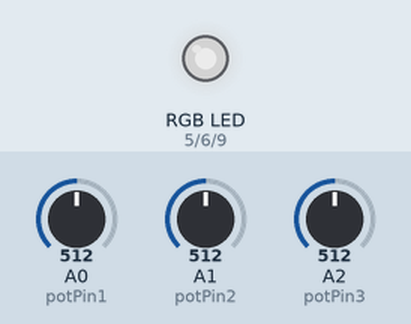
Recording of a sketch running on a simulated Arduino Uno, built with avr-gcc and run on an emulated ATmega328P. Parts: an RGB LED mixed from three pins (HIGH = lit). The test bench sets the inputs (shaded band); at power-on: A0 (potPin1) = 512, A1 (potPin2) = 512, A2 (potPin3) = 512. Dim RGB values are drawn brighter than linear.

Above: at 1.2 s.
1.3 s: A0 (potPin1) set to 716
At 2.5 s:
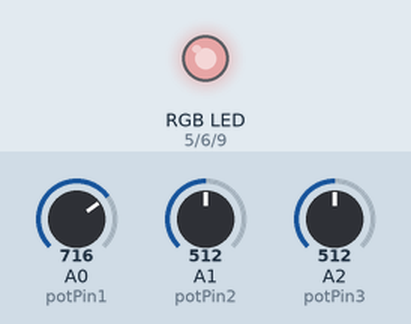
2.8 s: A1 (potPin2) set to 716
At 3.6 s:
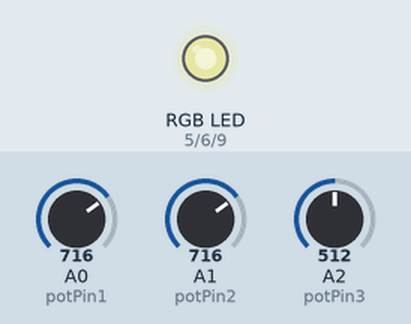
4.3 s: A2 (potPin3) set to 716
At 4.8 s:
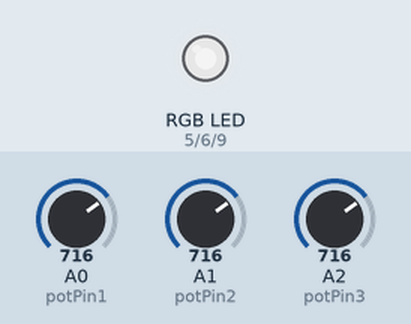
5.8 s: A0 (potPin1) set to 900
At 7.0 s:
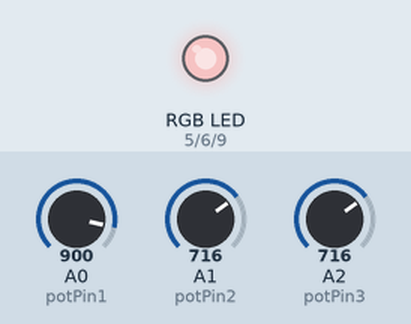
7.3 s: A1 (potPin2) set to 900
At 8.2 s:
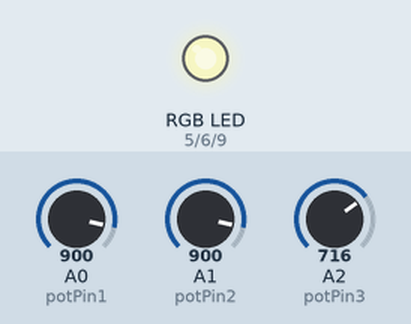
8.8 s: A2 (potPin3) set to 900
At 9.4 s:
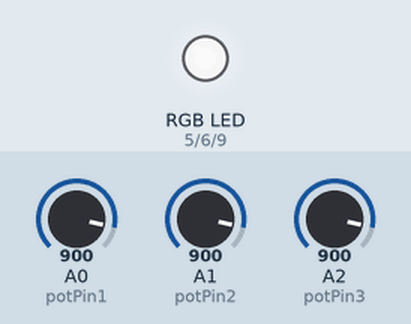
Timing chart, 0 to 11.3 s (numbered marks = the images above; inputs shaded):
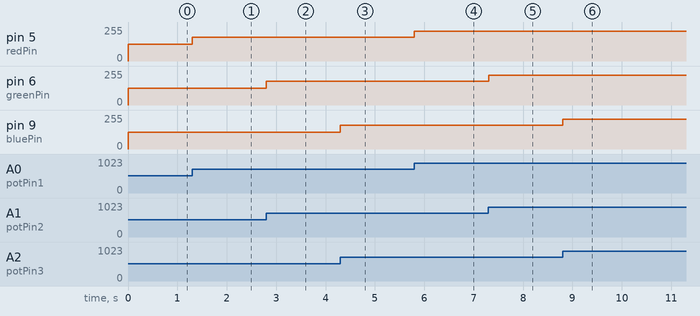

Measured:
- after the input at 1.3 s, pin 5 (redPin): 127/255 → 178/255 at once
- after the input at 2.8 s, pin 6 (greenPin): 127/255 → 178/255 at once
- after the input at 4.3 s, pin 9 (bluePin): 127/255 → 178/255 at once
- after the input at 5.8 s, pin 5 (redPin): 178/255 → 224/255 at once
- after the input at 7.3 s, pin 6 (greenPin): 178/255 → 224/255 at once
- after the input at 8.8 s, pin 9 (bluePin): 178/255 → 224/255 at once

The sketch:

analogRGBcontrol.ino
```cpp
const int bluePin = 9;
const int greenPin = 6;
const int redPin = 5;

const int potPin1 = A0;
const int potPin2 = A1;
const int potPin3 = A2;

int potValue1 = 0;
int potValue2 = 0;
int potValue3 = 0;
void setup() {
  pinMode(potPin1,INPUT);
  pinMode(potPin2,INPUT);
  pinMode(potPin3,INPUT);

  pinMode(bluePin,OUTPUT);
  pinMode(greenPin,OUTPUT);
  pinMode(redPin,OUTPUT);

  Serial.begin(9600);

}

void loop() {
  potValue1 = analogRead(potPin1);
  potValue2 = analogRead(potPin2);
  potValue3 = analogRead(potPin3);


  potValue1 = map(potValue1,0,1023,0,255);
  potValue2 = map(potValue2,0,1023,0,255);
  potValue3 = map(potValue3 ,0,1023,0,255);

  setColor(potValue1,potValue2,potValue3);
}

void setColor(int blue,int green,int red)
{
  analogWrite(bluePin, red);
  analogWrite(greenPin, green);
  analogWrite(redPin, blue);
}
```
